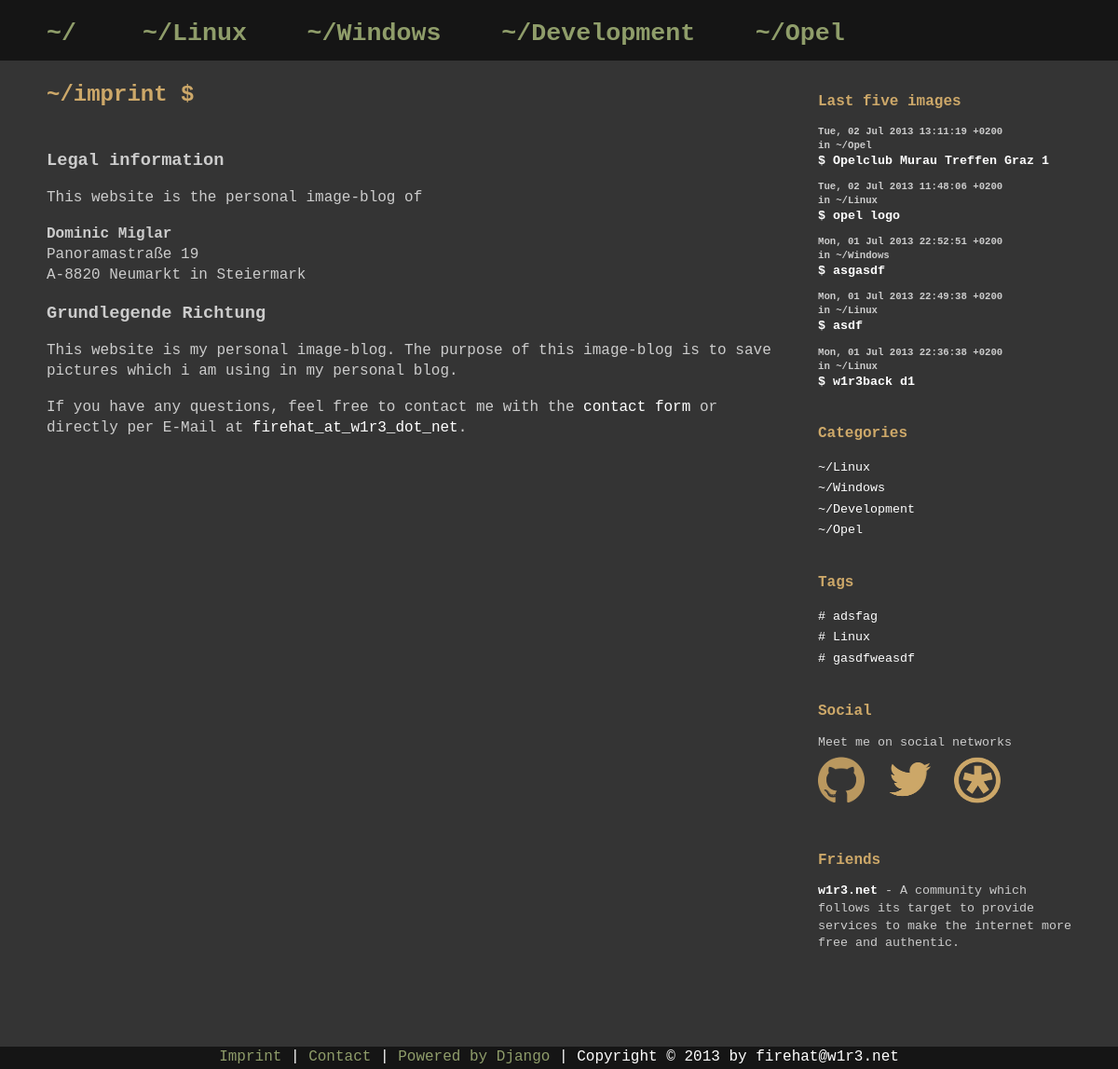
Screenshot of /gallery/imprint/ with the database file from the repository.
### hatblog/gallery/models.py (models this page shows, shortened)
class Category(models.Model):
    name = models.SlugField(max_length=100, unique=True)
    description = models.TextField(blank=True)
    isMainCategory = models.BooleanField()
    class Meta:
        verbose_name = 'Category'
        verbose_name_plural = 'Categories'

class Image(models.Model):
    title = models.CharField(max_length=100)
    slug = models.SlugField(max_length=100, unique=True)
    category = models.ForeignKey(Category)
    dateCreated = models.DateTimeField(auto_now_add=True)
    image = models.ImageField(upload_to='gallery/images/')
    thumbnail = models.ImageField(upload_to='gallery/thumbs/', null=True, blank=True)
    tags = models.ManyToManyField(Tag, null=True)

class Tag(models.Model):
    name = models.SlugField(max_length=100, unique=True)
    class Meta:
        verbose_name = 'Tag'
        verbose_name_plural = 'Tags'

### hatblog/gallery/views.py (the view)
class ImprintView(GalleryTemplateView):
    template_name = 'gallery/imprint.html'

### hatblog/gallery/views.py (called while the page is built)
    def get_context_data(self, **kwargs):
        context = super(GalleryTemplateView, self).get_context_data(**kwargs)
        context['categories'] = Category.objects.all()
        context['lastimages'] = Image.objects.all().order_by('-dateCreated')[:5]
        context['tags'] = Tag.objects.all()
        return context

### hatblog/templates/gallery/imprint.html
{% extends 'gallery/base.html' %}
{% block content %}
<div class="imageheader">
	<h1>
		<a href="{% url 'gallery:imprint' %}">
			~/imprint
		</a> $
	</h1>
</div>
<div class="imagecontent">
	<h2>Legal information</h2>
	<p>This website is the personal image-blog of</p>
	<p>
		<b>Dominic Miglar</b><br/>
		Panoramastraße 19<br/>
		A-8820 Neumarkt in Steiermark
	</p>
	<h2>Grundlegende Richtung</h2>
	<p>
		This website is my personal image-blog. The purpose of this image-blog is to save pictures which i am using in my personal blog.
	</p>
	<p>
		If you have any questions, feel free to contact me with the <a href="{% url 'gallery:contact' %}">contact form</a> or directly per E-Mail at <a href="mailto:firehat@w1r3.net">firehat_at_w1r3_dot_net</a>.
	</p>
</div>
{% endblock %}

### hatblog/templates/gallery/base.html (shortened to what this page needs)
{% extends 'base.html' %}
{% load staticfiles %}
{% block additional_css %}
    <link rel="stylesheet" type="text/css" href="{% static 'css/gallery.css' %}" />
{% endblock %}
{% block header %}
	<ul>
		<li>
			<h1>
				<a href="{% url 'gallery:images' %}">
					~/
				</a>
			</h1>
		</li>
		{% for category in categories %}
			{% if category.isMainCategory %}
				<li>
						<a href="{% url 'gallery:images' %}?category={{ category.name }}">
							{% if category.name == category_active %}
              <h1 id="active">~/{{ category.name }}</h1>
              {% else %}
              <h1>~/{{ category.name }}</h1>
              {% endif %}
						</a>
				</li>
			{% endif %}
		{% endfor %}
	</ul>
{% endblock %}
{% block sidebar %}
    <div class="stat">
    	{% if lastimages %}
         	<h2>Last five images</h2>
             	{% for image in lastimages %}
                    <h3>
                    	{{ image.dateCreated|date:"r" }}<br />
                        in ~/{{ image.category.name }}
                    </h3>
                    <p>
                        <a href="{% url 'gallery:image' image.pk image.slug %}">
                            <b>$ {{ image.title }}</b>
                        </a>
                    </p>
                {% endfor %}
      	{% endif %}
   	</div>
 	<div class="stat">
     	<h2>Categories</h2>
         	{% if categories %}
              	<ul>
                    {% for category in categories %}
                        <li>
                            <a href="{% url 'gallery:images' %}?category={{ category.name }}">
                                ~/{{ category.name }}
                            </a>
                        </li>
                    {% endfor %}
                </ul>
            {% else %}
                <p>No categories are available yet.</p>
            {% endif %}
   	</div>
   	<div class="stat">
     	<h2>Tags</h2>
         	{% if tags %}
              	<ul>
                    {% for tag in tags %}
                        <li>
                            <a href="{% url 'gallery:images' %}?tag={{ tag.name }}">
                                # {{ tag.name }}
                            </a>
                        </li>
                    {% endfor %}
                </ul>
            {% else %}
                <p>No tags are available yet.</p>
            {% endif %}
   	</div>
   	<div class="stat">
       	<h2>Social</h2>
           	<div id="social">
                <p>Meet me on social networks</p>
                <a href="https://github.com/w4rl0ck/">
                    <img alt="github" src="{{ STATIC_URL }}images/social/githubmark.png" />
                </a>
                <a href="https://twitter.com/f1r3h4t">
                    <img alt="twitter" src="{{ STATIC_URL }}images/social/twitter.png" />
                </a>
                <a href="https://pod.geraspora.de/u/w4rl0ck">
                    <img alt="geraspora" src="{{ STATIC_URL }}images/social/geraspora.png" />
                </a>
            </div>
  	</div>
   	<div class="stat">
       	<h2>Friends</h2>
        <p>
            <a href="https://www.w1r3.net/">
                <b>w1r3.net</b>
            </a>
            - A community which follows its target to provide
            services to make the internet more free and authentic.
        </p>
    </div>
{% endblock %}
{% block footer %}
    <p>
        <a href='{% url "gallery:imprint" %}'>
            Imprint
        </a> |
        <a href='{% url "gallery:contact" %}'>
            Contact
        </a> |
        <a href='https://www.djangoproject.com/'>
            Powered by Django
        </a> |
        Copyright &copy; 2013 by firehat@w1r3.net
    </p>
{% endblock %}

### hatblog/static/css/main.css (style rules this page uses)
html, button, input, select, textarea { color: #222; }
body { font-size: 1em; line-height: 1.4; }
img { vertical-align: middle; }

### hatblog/static/css/base.css (style rules this page uses)
html, body { height: 100%; background-color: #343434; color: #cccccc; min-width: 1100px; font-family:"Courier New","Terminal","monospace"; }
#header h1 { font-size: 20pt; }
#headercontent ul { margin: 0; padding: 0; padding-top: 18px; }
#headercontent li { margin: 0; padding: 0; list-style: none; display: inline; margin-right: 55px; }
#headercontent h1 { display: inline; margin: 0; }
#headercontent a:link, #headercontent a:visited { text-decoration: none; color: #8F9D6A; }
#footercontent a:link, #footercontent a:visited { text-decoration: none; color: #8F9D6A; }
#footercontent p { margin: 0; padding: 0; text-align: center; }
#stats h2 { font-weight: bold; font-size: 12pt; color: #CDA869; }
#stats h3 { font-weight: bold; font-size: 8pt; margin-bottom: 0; }
#stats p, #stats a { font-size: 10pt; margin-bottom: 0; margin-top: 0; }
#stats a:link, #stats a:visited { color: #ffffff; text-decoration: none; }
#stats ul { list-style-type: none; margin: 0; padding: 0; }
.stat { margin-bottom: 35px; }
#social { margin-bottom: 10px; }
#social img { margin-right: 15px; }
#social p { margin-bottom: 5px; }

### hatblog/static/css/gallery.css (style rules this page uses)
img { margin: 0; padding: 0; margin-bottom: 15px; }
.imageheader { color: #ffffff; padding-bottom: 5px; }
.imageheader a:link, .imageheader a:visited { text-decoration: none; color: #CDA869; }
.imageheader h1 { margin: 0; margin-bottom: 20px; font-size: 18pt; color: #CDA869; }
.imagecontent { padding-left: 0; font-size: 12pt; }
.imagecontent a:link { color: #ffffff; text-decoration: none; }
.imagecontent h2 { font-size: 14pt; }

### rows the page displays
Category: name "Linux"
Category: name "Windows"
Category: name "Development"
Category: name "Opel"
Image: dateCreated "Tue, 02 Jul 2013 13:11:19 +0200", category.name "Opel", title "Opelclub Murau Treffen Graz 1"
Image: dateCreated "Tue, 02 Jul 2013 11:48:06 +0200", category.name "Linux", title "opel logo"
Image: dateCreated "Mon, 01 Jul 2013 22:52:51 +0200", category.name "Windows", title "asgasdf"
Image: dateCreated "Mon, 01 Jul 2013 22:49:38 +0200", category.name "Linux", title "asdf"
Image: dateCreated "Mon, 01 Jul 2013 22:36:38 +0200", category.name "Linux", title "w1r3back d1"
Tag: name "adsfag"
Tag: name "Linux"
Tag: name "gasdfweasdf"
